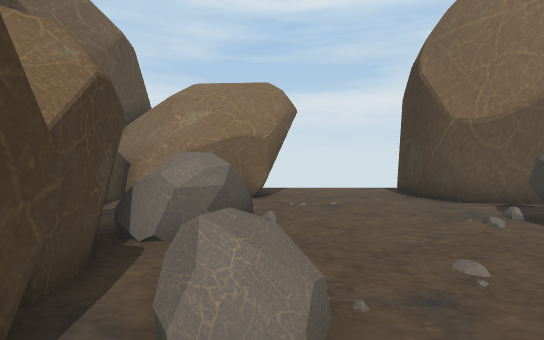
[1] (above)

13 first-person views from a walk through a 3-D level made in the Unity game engine. The camera is 1.5 m above the floor, tilts 4° down and sees 85° across. The floor is counted in squares, 1 m on a side. Each view is taken from the middle of a square. On the plan, view 1 faces up. The plan holds only what a view shows up to about 15 squares ahead; the rest is blank. The place goes on beyond the plan. The player character is not drawn. Some animated figures are left out.

[2]
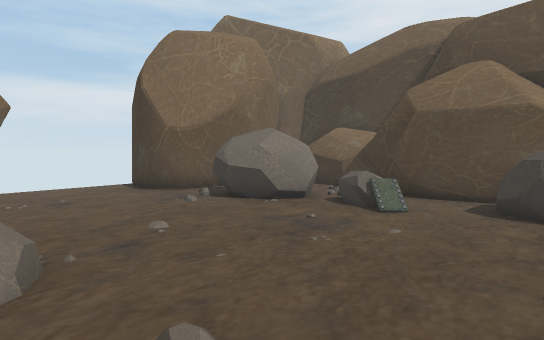

[3]
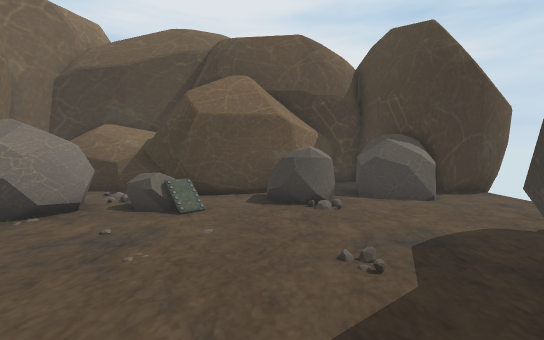

[4]
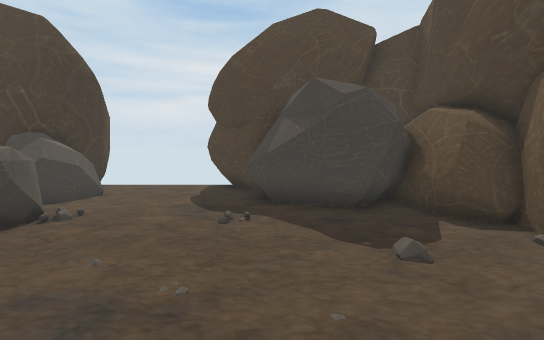

[5]
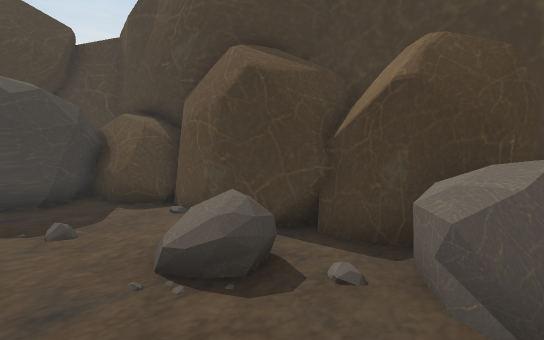

[6]
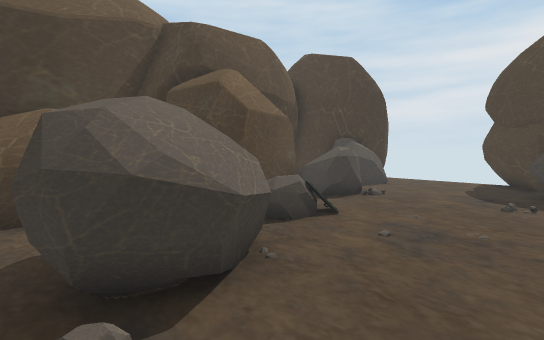

[7]
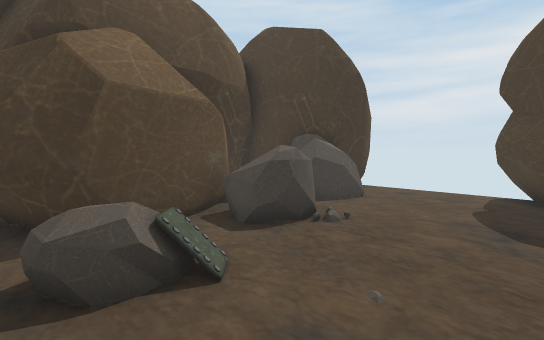

[8]
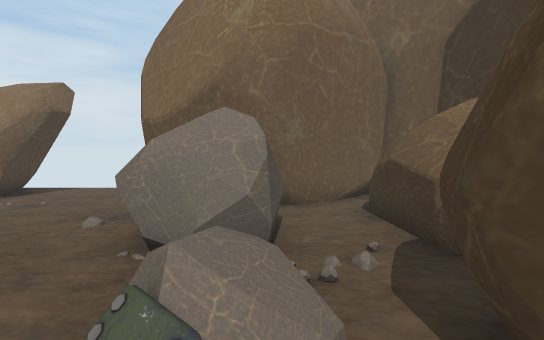

[9]
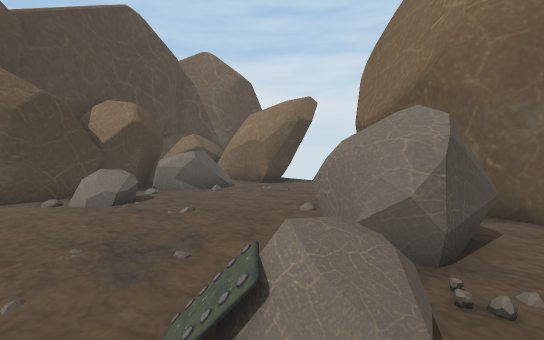

[10]
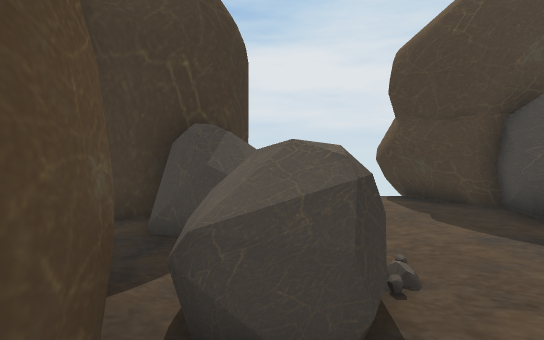

[11]
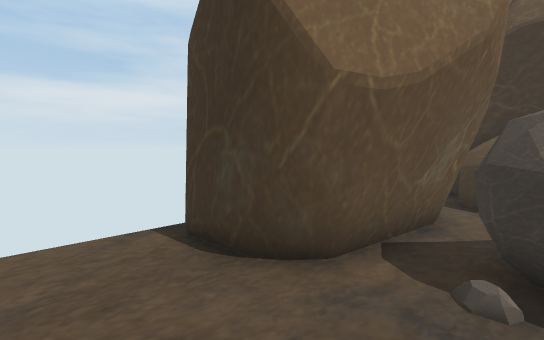

[12]
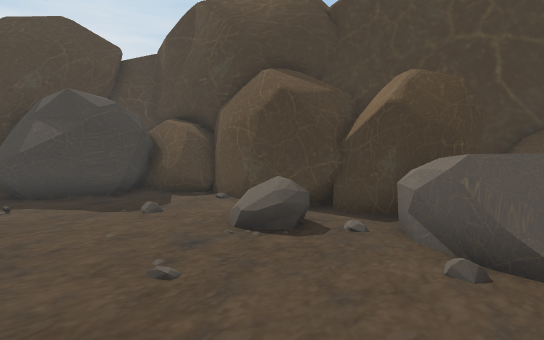

[13]
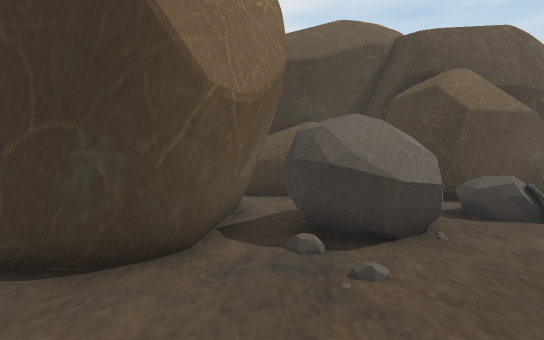

### Floor plan
Key: @ floor where view 1 was taken; # wall or solid block; . main floor; : floor 0.25 m higher than the main floor; / step, stairs or slope; R rock; O other object.
Columns run from 4 left of view 1 to 12 right of it. Each row starts with its distance up from view 1.
 11      ....#
 10 #   #...##      #
  9 #####...##    ###
  8      ....######RR
  7   RR..... R##.RRR
  6 R RR......RRR.RRR
  5 RRRR.....RRRR.RRR
  4 RRR.......RRR..RR
  3 RRRRR.......R.##R
  2 RRRRR......RR.##
  1  RR......../O.#
  0  RR.@:........#
 -1  RR.........RR##
 -2   ##........RRR#
 -3  ######......R  #
 -4    ######....RRR#
 -5    #   ##....RRR#
 -6        #.....RRR#
 -7        ###....#
 -8         ##....#
 -9          #    #

Where each view was taken, in squares from view 1:
view 1: 0 up, 0 right, facing up
view 2: 2 down, 0 right, facing up-right
view 3: 1 down, 0 right, facing right
view 4: 4 up, 3 right, facing down
view 5: 6 up, 2 right, facing down-left
view 6: 7 up, 3 right, facing down-right
view 7: 3 up, 4 right, facing down-right
view 8: 0 up, 8 right, facing up
view 9: 0 up, 9 right, facing up-left
view 10: 1 up, 9 right, facing down
view 11: 6 up, 2 right, facing up-right
view 12: 7 up, 4 right, facing down-left
view 13: 7 up, 1 right, facing right
